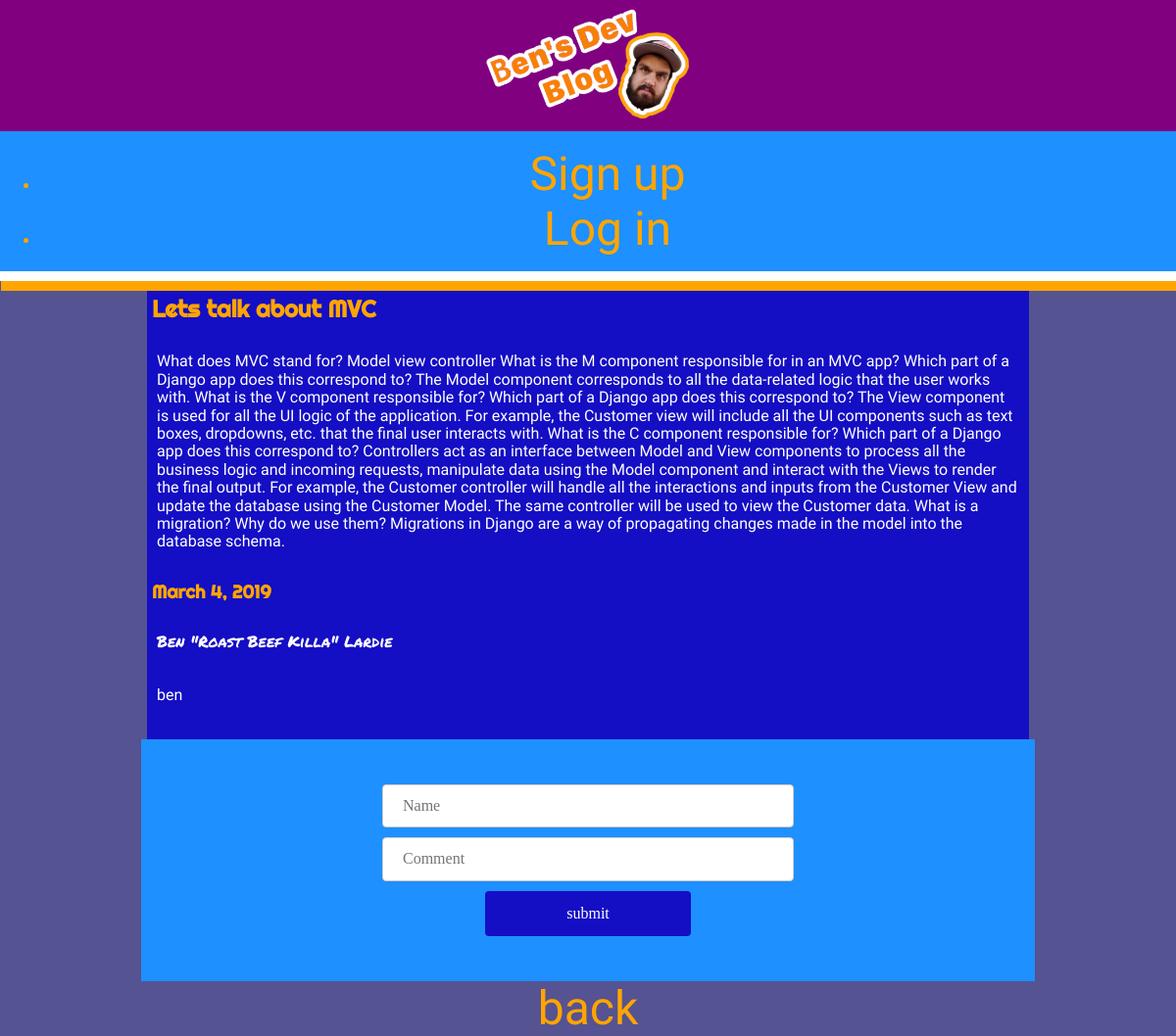
The page /articles/2 on the database its author committed.
### blog/models.py (models this page shows, shortened)
class Article(models.Model):
    title = models.CharField(max_length=255)
    body = models.TextField()
    draft = models.BooleanField()
    published_date = models.DateField()
    author = models.CharField(max_length=255)
    user = models.ForeignKey(User, on_delete=models.CASCADE, related_name='articles', default=1)

### blog/views.py (the view)
# urls.py: path('articles/<int:id>', open_blog, name='blog_opened'),
def open_blog(request, id):
    article = Article.objects.get(pk=id)
    context = {'article': article}
    response = render(request, 'article.html', context)
    return HttpResponse(response)

### blog/templates/article.html (shortened to what this page needs)
{% extends 'base.html' %}
{% block content %}
<div class='article-display'>
<h2>{{ article.title }}</h2>
<p>{{ article.body }}</p>
<h3>{{article.published_date }}</h3>
<p class='author'>{{ article.author }}</p>
<p>{{article.user}}</p>
</div>
<form action="{% url 'create_comment' %}" method="post">
  <label for="name">
    <input id="name" type="text" name='name' placeholder="Name">
  </label>
  <label for="new-comment">
    <input id="new-comment" type="text" name="new-comment" placeholder="Comment">
    </label>
    <input type="submit" value="submit"/>
</form>
<a href="{%url 'main_page'%}">back</a>
{%endblock%}

### blog/static/css/main.css (style rules this page uses)
body { background-color: #555391; }
a { font-family: 'Asap', sans-serif; display: block; text-align: center; text-decoration: none; font-size: 3em; color: orange; }
.article-display { width: 75%; margin: 10px auto 0; background-color: #140EC4; padding-bottom: 10px; }
form { background-color: dodgerblue; width: 70%; margin: 0 auto; padding: 36px; }
input[type=text], select { width: 50%; padding: 12px 20px; margin: 10px auto; display: block; border: 1px solid #ccc; border-radius: 4px; box-sizing: border-box; }
input[type=submit] { width: 25%; background-color: #140EC4; color: white; padding: 14px 20px; margin: 10px auto; border: none; border-radius: 4px; cursor: pointer; display: block; font-family: Verdana; }
h2, h3 { font-family: 'Righteous', cursive; color: orange; padding: 5px; margin: 0; }
p { font-family: 'Asap', sans-serif; color: white; padding: 10px; }
.author { font-family: 'Permanent Marker', cursive; }

### rows shown on the page
Article: title "Lets talk about MVC", body "What does MVC stand for? Model view controller What is the M component responsible for in an MVC app? Which part of a Django app does this correspond to? The Model component corresponds to all the data-related logic that the user works with. What is the V component responsible for? Which part of a Django app does this correspond to? The View component is used for all the UI logic of the application. For example, the Customer view will include all the UI components such as text boxes, dropdowns, etc. that the final user interacts with. What is the C component responsible for? Which part of a Django app does this correspond to? Controllers act as an interface between Model and View components…", published_date "March 4, 2019", author "Ben \"Roast Beef Killa\" Lardie", user "ben"
